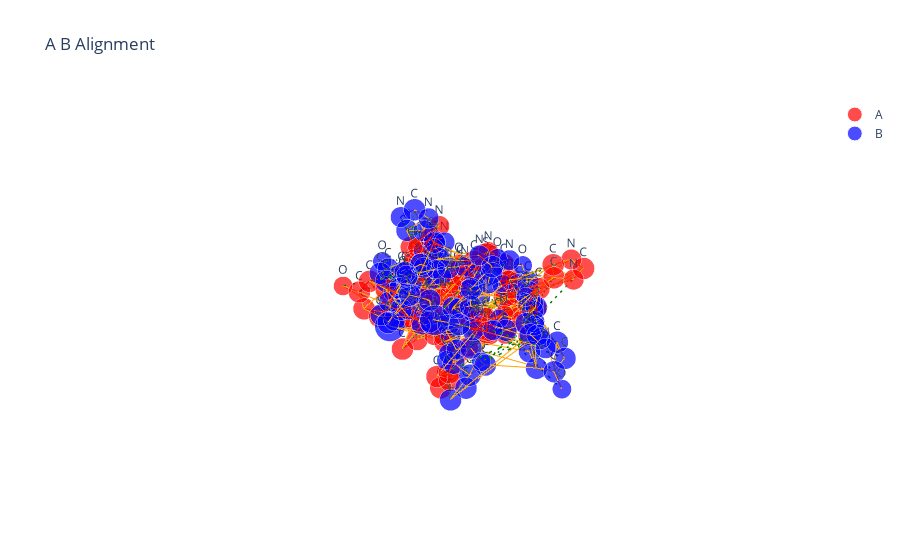

The cell this chart's notebook holds for it:
### Code cell
data_path = "../Data/first_8_molecules_RDKIT"
ligand = '6y13_stapledHelix'
i = 1
path1 = os.path.join(data_path, 'extra_bio_ligands', ligand+'.xyz')
path2 = os.path.join('arbalign_output', ligand+'_conf'+str(i)+'-aligned_to-'+ligand+'.xyz')
molA = next(pybel.readfile("xyz", path1))
molB = next(pybel.readfile("xyz", path2))
X_A, T_A, B_A = otm.tl.process_molecule(molA, heavy_atoms_only=True) 
X_B, T_B, B_B = otm.tl.process_molecule(molB, heavy_atoms_only=True)
X_B_aligned, _, _ = otm.tl.kabsch(X_A, X_B, np.eye(X_A.shape[0]))
print(otm.tl.root_mean_square_deviation(X_A, X_B_aligned))
otm.pl.interactive_alignment_plot(X_A, X_B_aligned, T_A, T_B, B_A, B_B, assignment=np.arange(X_A.shape[0]))
